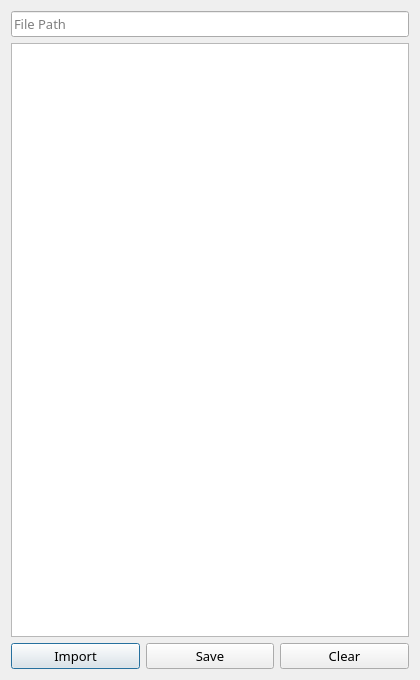
<?xml version="1.0" encoding="UTF-8"?>
<ui version="4.0">
 <class>Dialog</class>
 <widget class="QDialog" name="Dialog">
  <property name="geometry">
   <rect>
    <x>0</x>
    <y>0</y>
    <width>420</width>
    <height>680</height>
   </rect>
  </property>
  <property name="font">
   <font>
    <family>JetBrains Mono</family>
    <pointsize>10</pointsize>
   </font>
  </property>
  <property name="windowTitle">
   <string>Dialog</string>
  </property>
  <layout class="QGridLayout" name="gridLayout">
   <item row="1" column="0">
    <layout class="QVBoxLayout" name="verticalLayout">
     <item>
      <layout class="QHBoxLayout" name="horizontalLayout">
       <item>
        <widget class="QTableView" name="tableView">
         <property name="font">
          <font>
           <pointsize>8</pointsize>
          </font>
         </property>
        </widget>
       </item>
      </layout>
     </item>
     <item>
      <layout class="QHBoxLayout" name="horizontalLayout_2">
       <item>
        <widget class="QPushButton" name="importButton">
         <property name="text">
          <string>Import</string>
         </property>
        </widget>
       </item>
       <item>
        <widget class="QPushButton" name="saveButton">
         <property name="text">
          <string>Save</string>
         </property>
        </widget>
       </item>
       <item>
        <widget class="QPushButton" name="deleteButton">
         <property name="text">
          <string>Clear</string>
         </property>
        </widget>
       </item>
      </layout>
     </item>
    </layout>
   </item>
   <item row="0" column="0">
    <widget class="QLineEdit" name="filePath">
     <property name="text">
      <string/>
     </property>
     <property name="placeholderText">
      <string>File Path</string>
     </property>
    </widget>
   </item>
  </layout>
 </widget>
 <resources/>
 <connections/>
</ui>
